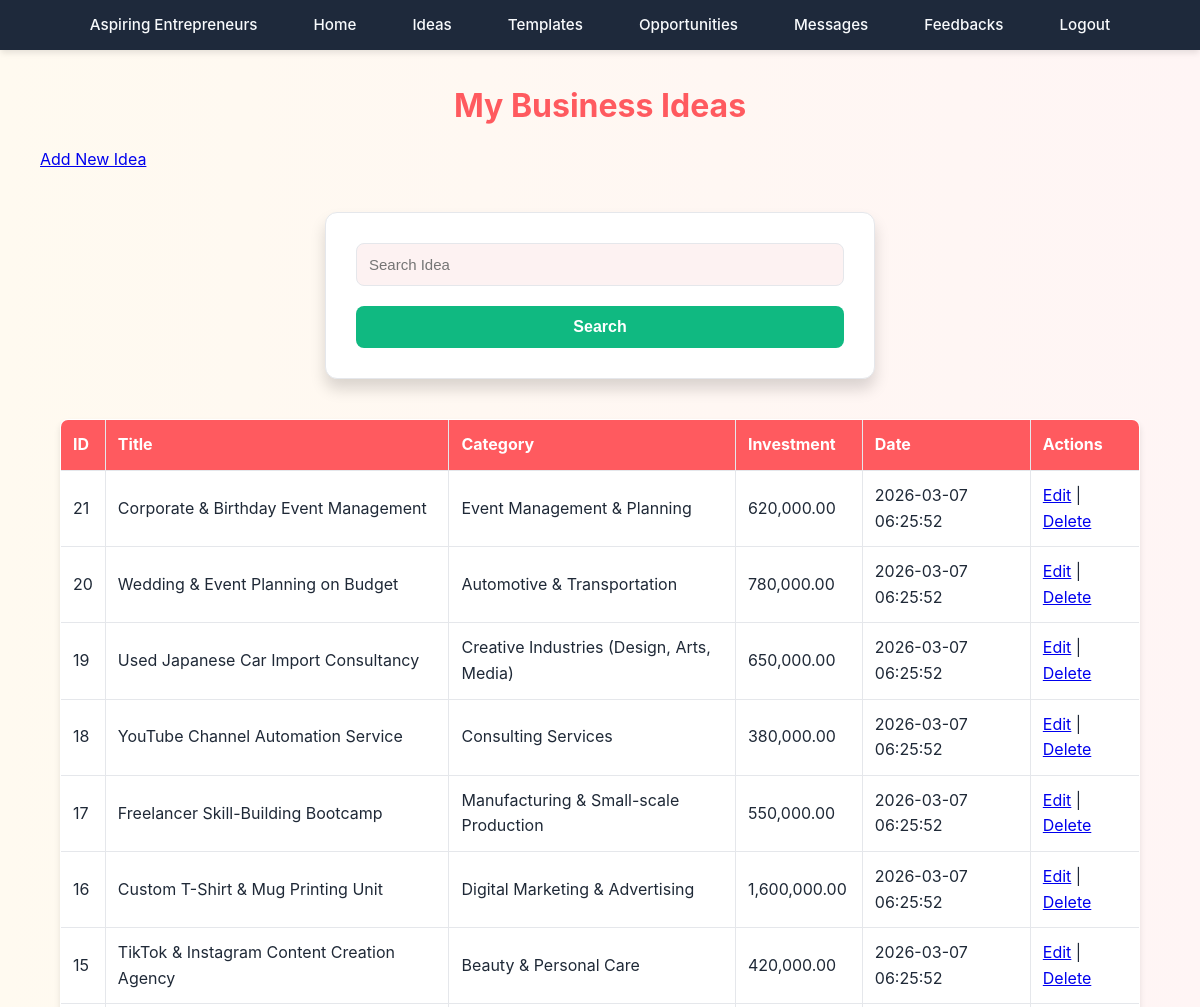
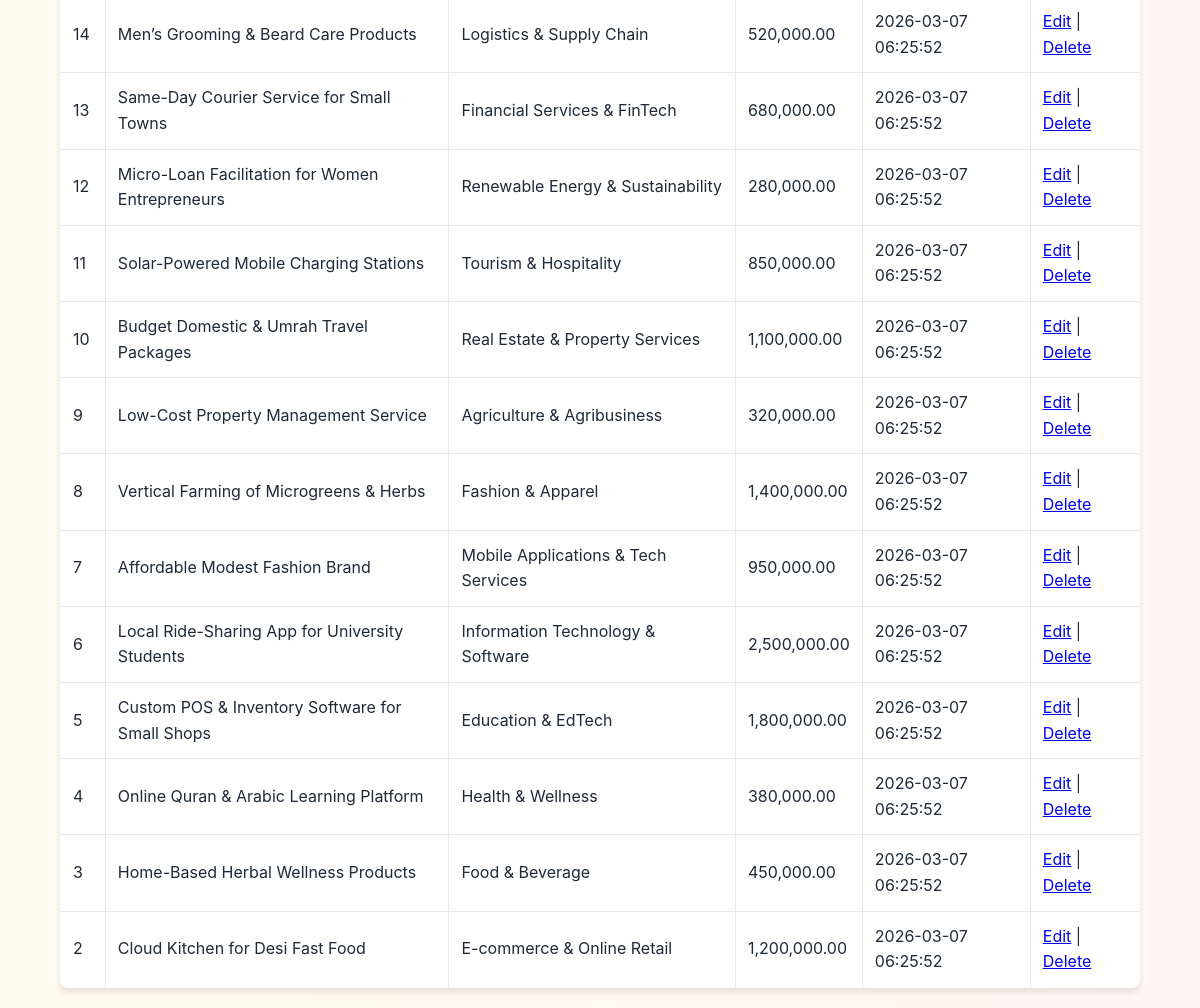
The page /agent/manage_ideas.php (signed in) on the database its author committed (2 pictures, top to bottom).
### tables this page shows
CREATE TABLE `business_ideas` (
  `idea_id` int(11) NOT NULL,
  `agent_id` int(11) DEFAULT NULL,
  `category_id` int(11) DEFAULT NULL,
  `title` varchar(200) DEFAULT NULL,
  `description` text DEFAULT NULL,
  `investment_required` decimal(12,2) DEFAULT NULL,
  `created_at` timestamp NOT NULL DEFAULT current_timestamp()
);

CREATE TABLE `categories` (
  `category_id` int(11) NOT NULL,
  `category_name` varchar(150) DEFAULT NULL
);

### agent/manage_ideas.php (the view, shortened to what this page needs)
<?php
include "config.php";
$agent_id = $_SESSION['agent_id'];
$searchQuery = "";
$ideas = mysqli_query(
    $conn,
    "SELECT b.*, c.category_name
FROM business_ideas b
JOIN categories c ON b.category_id = c.category_id
WHERE b.agent_id = $agent_id
$searchQuery
ORDER BY idea_id DESC"
);
?>
<!DOCTYPE html>
<html>
<head>
    <link rel="stylesheet" href="../CSS/style.css">
</head>
<body>
    <?php include('navbar.php'); ?>
    <div>
        <h2>My Business Ideas</h2>
        <a href="add_idea.php" style="margin:40px;">Add New Idea</a>
        <form method="get">
            <input type="text" name="search" placeholder="Search Idea"
                value="<?php echo isset($_GET['search']) ? htmlspecialchars($_GET['search']) : ''; ?>">
            <button type="submit">Search</button>
        </form>
        <table border="1" cellpadding="10">
            <tr>
                <th>ID</th>
                <th>Title</th>
                <th>Category</th>
                <th>Investment</th>
                <th>Date</th>
                <th>Actions</th>
            </tr>
            <?php while ($row = mysqli_fetch_assoc($ideas)) { ?>
                <tr>
                    <td><?php echo $row['idea_id']; ?></td>
                    <td><?php echo htmlspecialchars($row['title']); ?></td>
                    <td><?php echo htmlspecialchars($row['category_name']); ?></td>
                    <td><?php echo number_format($row['investment_required'], 2); ?></td>
                    <td><?php echo $row['created_at']; ?></td>
                    <td>
                        <a href="edit_idea.php?id=<?php echo $row['idea_id']; ?>">Edit</a> |
                        <a href="?delete=<?php echo $row['idea_id']; ?>"
                            onclick="return confirm('Delete this idea?')">Delete</a>
                    </td>
                </tr>
            <?php } ?>
        </table>
    </div>
</body>
</html>

### CSS/style.css (style rules this page uses)
:root { --primary-color: #ff5a5f; --primary-hover: #e14d52; --secondary-color: #ffcc00; --secondary-hover: #e6b800; --text-primary: #1f2937; --text-secondary: #4b5563; --bg-primary: #ffffff; --bg-secondary: #fdf2f2; --border-color: #e5e7eb; --shadow-sm: 0 1px 2px rgba(0, 0, 0, 0.05); --shadow-md: 0 4px 6px rgba(0, 0, 0, 0.1); --shadow-lg: 0 10px 15px rgba(0, 0, 0, 0.15); }
* { margin: 0; padding: 0; box-sizing: border-box; }
body { font-family: 'Inter', sans-serif; background: linear-gradient(to right, #fffaf0, #fff5f5); color: var(--text-primary); line-height: 1.6; }
h1, h2, h3, h4, h5, h6 { margin-top: 30px; font-weight: 700; text-align: center; margin-bottom: 1rem; color: var(--primary-color); }
h2 { font-size: 2rem; }
form { max-width: 550px; margin: 40px auto; padding: 30px; background: var(--bg-primary); border-radius: 12px; box-shadow: var(--shadow-lg); border: 1px solid var(--border-color); }
input, select, textarea { width: 100%; padding: 12px; border: 1.5px solid var(--border-color); border-radius: 8px; margin-bottom: 20px; font-size: 15px; background-color: var(--bg-secondary); transition: border-color 0.2s, box-shadow 0.2s; }
button, input[type="submit"] { display: inline-block; width: 100%; background: #10b981; color: white; border: none; padding: 12px 20px; font-size: 1rem; font-weight: 600; cursor: pointer; border-radius: 8px; transition: all 0.2s ease; }
table { width: 90%; margin: 20px auto; border-collapse: collapse; background: var(--bg-primary); box-shadow: var(--shadow-md); border-radius: 8px; overflow: hidden; }
th, td { padding: 12px; border: 1px solid var(--border-color); text-align: left; }
th { background: var(--primary-color); color: white; }

### rows shown on the page
business_ideas: idea_id "21", title "Corporate & Birthday Event Management", category.category_name "Event Management & Planning", investment_required "620,000.00", created_at "2026-03-07 06:25:52"
business_ideas: idea_id "20", title "Wedding & Event Planning on Budget", category.category_name "Automotive & Transportation", investment_required "780,000.00", created_at "2026-03-07 06:25:52"
business_ideas: idea_id "19", title "Used Japanese Car Import Consultancy", category.category_name "Creative Industries (Design, Arts, Media)", investment_required "650,000.00", created_at "2026-03-07 06:25:52"
business_ideas: idea_id "18", title "YouTube Channel Automation Service", category.category_name "Consulting Services", investment_required "380,000.00", created_at "2026-03-07 06:25:52"
business_ideas: idea_id "17", title "Freelancer Skill-Building Bootcamp", category.category_name "Manufacturing & Small-scale Production", investment_required "550,000.00", created_at "2026-03-07 06:25:52"
business_ideas: idea_id "16", title "Custom T-Shirt & Mug Printing Unit", category.category_name "Digital Marketing & Advertising", investment_required "1,600,000.00", created_at "2026-03-07 06:25:52"
business_ideas: idea_id "15", title "TikTok & Instagram Content Creation Agency", category.category_name "Beauty & Personal Care", investment_required "420,000.00", created_at "2026-03-07 06:25:52"
business_ideas: idea_id "14", title "Men’s Grooming & Beard Care Products", category.category_name "Logistics & Supply Chain", investment_required "520,000.00", created_at "2026-03-07 06:25:52"
business_ideas: idea_id "13", title "Same-Day Courier Service for Small Towns", category.category_name "Financial Services & FinTech", investment_required "680,000.00", created_at "2026-03-07 06:25:52"
business_ideas: idea_id "12", title "Micro-Loan Facilitation for Women Entrepreneurs", category.category_name "Renewable Energy & Sustainability", investment_required "280,000.00", created_at "2026-03-07 06:25:52"
business_ideas: idea_id "11", title "Solar-Powered Mobile Charging Stations", category.category_name "Tourism & Hospitality", investment_required "850,000.00", created_at "2026-03-07 06:25:52"
business_ideas: idea_id "10", title "Budget Domestic & Umrah Travel Packages", category.category_name "Real Estate & Property Services", investment_required "1,100,000.00", created_at "2026-03-07 06:25:52"
business_ideas: idea_id "9", title "Low-Cost Property Management Service", category.category_name "Agriculture & Agribusiness", investment_required "320,000.00", created_at "2026-03-07 06:25:52"
business_ideas: idea_id "8", title "Vertical Farming of Microgreens & Herbs", category.category_name "Fashion & Apparel", investment_required "1,400,000.00", created_at "2026-03-07 06:25:52"
business_ideas: idea_id "7", title "Affordable Modest Fashion Brand", category.category_name "Mobile Applications & Tech Services", investment_required "950,000.00", created_at "2026-03-07 06:25:52"
business_ideas: idea_id "6", title "Local Ride-Sharing App for University Students", category.category_name "Information Technology & Software", investment_required "2,500,000.00", created_at "2026-03-07 06:25:52"
business_ideas: idea_id "5", title "Custom POS & Inventory Software for Small Shops", category.category_name "Education & EdTech", investment_required "1,800,000.00", created_at "2026-03-07 06:25:52"
business_ideas: idea_id "4", title "Online Quran & Arabic Learning Platform", category.category_name "Health & Wellness", investment_required "380,000.00", created_at "2026-03-07 06:25:52"
business_ideas: idea_id "3", title "Home-Based Herbal Wellness Products", category.category_name "Food & Beverage", investment_required "450,000.00", created_at "2026-03-07 06:25:52"
business_ideas: idea_id "2", title "Cloud Kitchen for Desi Fast Food", category.category_name "E-commerce & Online Retail", investment_required "1,200,000.00", created_at "2026-03-07 06:25:52"
